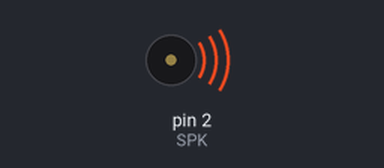
Simulated run of this sketch. Board: Arduino Mega 2560, built with avr-gcc and run on an emulated ATmega2560. Shown: buzzer (waves = sounding).

Above: at 0.24 s.
At 17.5 s:
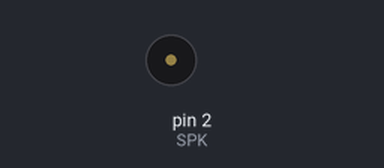
Timing chart, 0 to 22.6 s (numbered marks = the images above):
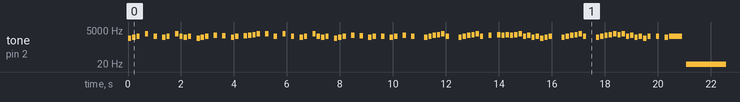

The sketch:

YOASOBI-IDAL.ino
```cpp
#define C7  1047
#define CS7 1109
#define D7  1175
#define DS7 1245
#define E7  1319
#define F7  1397
#define FS7 1480
#define G7  1568
#define GS7 1661
#define A7  1760
#define AS7 1865
#define B7  1976
#define C8  2093
#define CS8 2217
#define D8  2349
#define DS8 2489
#define E8  2637
#define F8  2794
#define FS8 2960
#define G8  3136
#define GS8 3322
#define A8  3520
#define AS8 3729
#define B8  3951
#define C9  4186
#define CS9 4435
#define D9  4699
#define DS9 4978

#define SPK 2
int melody[] = {
  E7, G7, A7, 0, E8, 0, A7, 0, G7, A7, 0, E8, A7, G7, A7, 0,
  E7, G7, A7, 0, C8, 0, B7, 0, G7, A7, 0, B7, C8, D8, F8, 0,
  E8, 0, A7, 0, E8, 0, A7, 0, G7, A7, 0, E8, A7, G7, A7, 0,
  E7, G7, A7, 0, C8, 0, B7, 0, G7, A7, 0, A7, 0, G7, A7, 0,
  C8, 0, A7, 0, 0, G7, A7, C8, D8, E8, A7, 0, 0, G7, A7, C8,
  D8, E8, A7, 0, C8, 0, D8, C8, D8, C8, D8, E8, A7, C8, G7, A7,
  E7, G7, A7, 0, 0, G7, A7, C8, D8, E8, A7, 0, 0, G7, A7, C8,
  D8, E8, D8, E8, A7, C8, G7, A7, E7, A7, 0, A7, 0, G7, A7
};

int noteDurations[] = {
  8, 8, 8, 8, 8, 8, 8, 8, 8, 8, 8, 8, 8, 8, 8, 8,
  8, 8, 8, 8, 8, 8, 8, 8, 8, 8, 8, 8, 8, 8, 8, 8,
  8, 8, 8, 8, 8, 8, 8, 8, 8, 8, 8, 8, 8, 8, 8, 8,
  8, 8, 8, 8, 8, 8, 8, 8, 8, 8, 8, 8, 8, 8, 8, 8,
  8, 8, 8, 8, 8, 8, 8, 8, 8, 8, 8, 8, 8, 8, 8, 8,
  8, 8, 8, 8, 8, 8, 8, 8, 8, 8, 8, 8, 8, 8, 8, 8,
  8, 8, 8, 8, 8, 8, 8, 8, 8, 8, 8, 8, 8, 8, 8, 8,
  8, 8, 8, 8, 8, 8, 8, 8, 8, 8, 8, 8, 8, 8, 2
};

void setup() {
  for (int thisNote = 0; thisNote < sizeof(melody); thisNote++) {

    int noteDuration = 1000 / noteDurations[thisNote];
    tone(SPK, melody[thisNote], noteDuration);

    int pauseBetweenNotes = noteDuration * 1.30;
    delay(pauseBetweenNotes);
    noTone(SPK);
  }
}

void loop() {

}
```

Measured:
- by itself, tone on pin 2 (SPK): plays 1319 Hz for 0.13 s, 1568 Hz for 0.13 s, 1760 Hz for 0.13 s, 2637 Hz for 0.13 s, 1760 Hz for 0.13 s, 1568 Hz for 0.13 s … (93 notes in this stretch)
